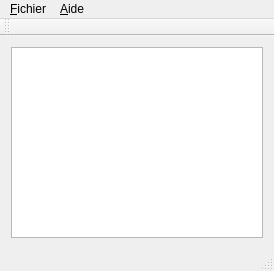
<?xml version="1.0" encoding="UTF-8"?>
<ui version="4.0">
 <class>MainWindow</class>
 <widget class="QMainWindow" name="MainWindow">
  <property name="geometry">
   <rect>
    <x>0</x>
    <y>0</y>
    <width>274</width>
    <height>271</height>
   </rect>
  </property>
  <property name="windowTitle">
   <string>MainWindow</string>
  </property>
  <widget class="QWidget" name="centralWidget">
   <layout class="QGridLayout" name="gridLayout">
    <item row="0" column="0">
     <widget class="QTextEdit" name="textEdit"/>
    </item>
   </layout>
  </widget>
  <widget class="QMenuBar" name="menuBar">
   <property name="geometry">
    <rect>
     <x>0</x>
     <y>0</y>
     <width>274</width>
     <height>22</height>
    </rect>
   </property>
   <widget class="QMenu" name="menuFichier">
    <property name="title">
     <string>&amp;Fichier</string>
    </property>
    <widget class="QMenu" name="menu_Fichiers_r_cents">
     <property name="title">
      <string>&amp;Fichiers récents</string>
     </property>
     <addaction name="actionfichiers1"/>
     <addaction name="actionfichier2"/>
     <addaction name="actionfichier3"/>
     <addaction name="separator"/>
    </widget>
    <addaction name="action_Ouvrir_fichier"/>
    <addaction name="menu_Fichiers_r_cents"/>
    <addaction name="action_Save"/>
    <addaction name="action_Quitter"/>
    <addaction name="separator"/>
    <addaction name="separator"/>
   </widget>
   <widget class="QMenu" name="menu_Aide">
    <property name="title">
     <string>&amp;Aide</string>
    </property>
    <addaction name="action_A_propos"/>
   </widget>
   <addaction name="menuFichier"/>
   <addaction name="menu_Aide"/>
  </widget>
  <widget class="QToolBar" name="mainToolBar">
   <attribute name="toolBarArea">
    <enum>TopToolBarArea</enum>
   </attribute>
   <attribute name="toolBarBreak">
    <bool>false</bool>
   </attribute>
  </widget>
  <widget class="QStatusBar" name="statusBar"/>
  <action name="action_Ouvrir_fichier">
   <property name="text">
    <string>&amp;Ouvrir fichier</string>
   </property>
  </action>
  <action name="action_Quitter">
   <property name="text">
    <string>&amp;Quitter</string>
   </property>
  </action>
  <action name="actionfichiers1">
   <property name="text">
    <string>fichiers1</string>
   </property>
  </action>
  <action name="actionfichier2">
   <property name="text">
    <string>fichier2</string>
   </property>
  </action>
  <action name="actionfichier3">
   <property name="text">
    <string>fichier3</string>
   </property>
  </action>
  <action name="action_A_propos">
   <property name="text">
    <string>&amp;A propos</string>
   </property>
  </action>
  <action name="action_Save">
   <property name="text">
    <string>&amp;Save</string>
   </property>
  </action>
 </widget>
 <layoutdefault spacing="6" margin="11"/>
 <resources/>
 <connections/>
</ui>
